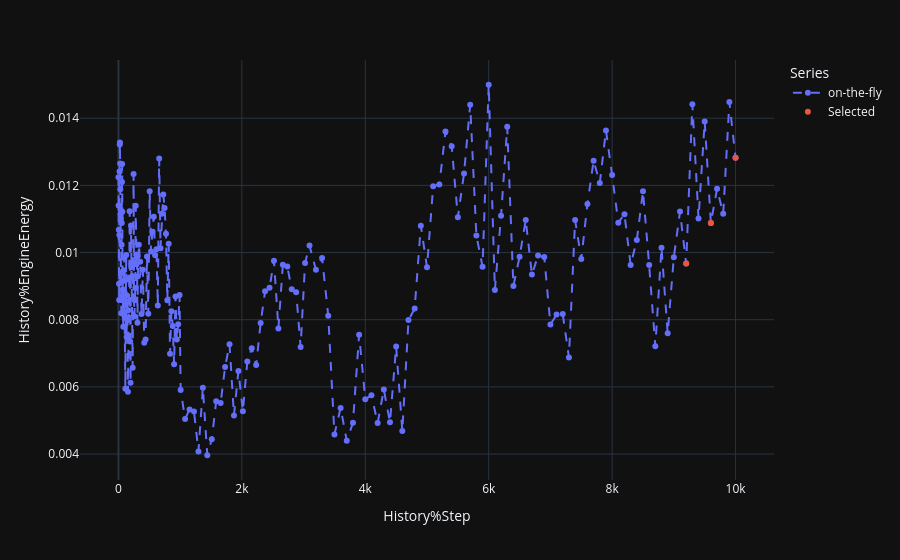

Notebook code cell kept with this figure:
### Code cell
df_clean, x,y,s_0  = get_df_view(ds.restore_original())
df_selected, x,y,s_1  = get_df_view(ds, series="Selected")

df = pd.concat([df_clean, df_selected], ignore_index=True)

fig = px.line(
    df,
    x=x,
    y=y,
    color="Series",
    markers=True,
).update_traces(
    selector=dict(name=s_1),
    mode="markers"
).update_traces(
    selector=dict(name=s_0),
    line=dict(dash="dash")
).update_layout(template="plotly_dark")

fig.show()

### Figure 1 — Plotly figure (JSON) as saved in the notebook; plotly's stock layout.template omitted (floating-point values rounded to 4 significant figures; data arrays with more than 128 entries replaced by an {"elided": "..."} marker saying what was removed)
{"data": [{"hovertemplate": "Series=on-the-fly<br>History%Step=%{x}<br>History%EngineEnergy=%{y}<extra></extra>", "legendgroup": "on-the-fly", "line": {"color": "#636efa", "dash": "dash"}, "marker": {"symbol": "circle"}, "mode": "lines+markers", "name": "on-the-fly", "orientation": "v", "showlegend": true, "type": "scatter", "x": {"elided": "195 int values"}, "xaxis": "x", "y": {"elided": "195 float values"}, "yaxis": "y"}, {"hovertemplate": "Series=Selected<br>History%Step=%{x}<br>History%EngineEnergy=%{y}<extra></extra>", "legendgroup": "Selected", "line": {"color": "#EF553B", "dash": "solid"}, "marker": {"symbol": "circle"}, "mode": "markers", "name": "Selected", "orientation": "v", "showlegend": true, "type": "scatter", "x": [9200, 9600, 10000], "xaxis": "x", "y": [0.009674, 0.01088, 0.01282], "yaxis": "y"}], "layout": {"legend": {"title": {"text": "Series"}, "tracegroupgap": 0}, "margin": {"t": 60}, "xaxis": {"anchor": "y", "domain": [0, 1], "title": {"text": "History%Step"}}, "yaxis": {"anchor": "x", "domain": [0, 1], "title": {"text": "History%EngineEnergy"}}}}
